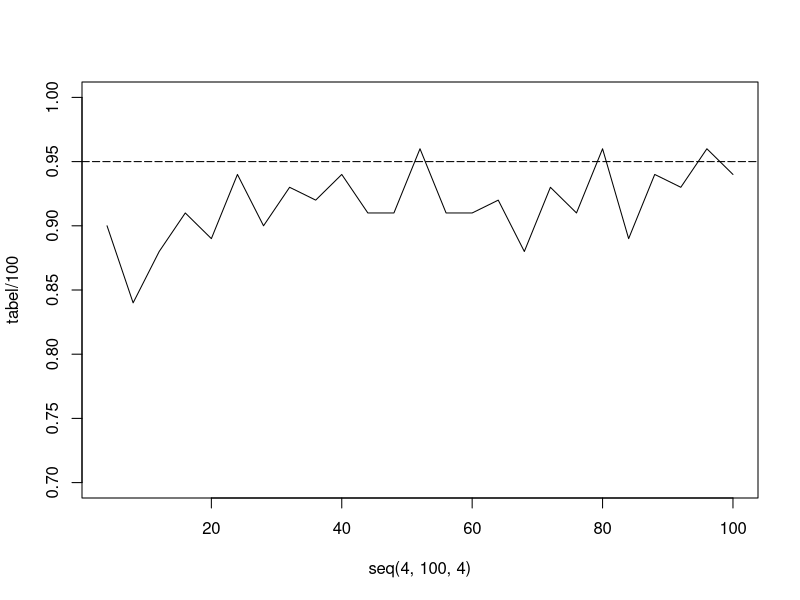

Write the R code that produced this figure.
## ---- chunk 1
set.seed(31415)

for(n in seq(4, 100, 4)){
  stik <- rnorm(n)
  boot_stik <- replicate(n = 10000, {
    ronni <- rnorm(n, mean(stik), sd(stik))
  })
  boot_stik_mean <- apply(boot_stik, 2, mean)
  boot_KI <- quantile(boot_stik_mean, c(0.025, 0.975))
  tf_p <- boot_KI[1]<=0 & boot_KI[2]>=0
  return (tf_p)
}


## ---- chunk 2
sand_middel <- 0

tabel <- c()

for(n in seq(4, 100, 4)){
  res <- replicate(n = 100,{
    stik <- rnorm(n)
    boot_stik <- replicate(n = 100, {
      ronni <- rnorm(n, mean(stik), sd(stik))
    })
    boot_stik_mean <- apply(boot_stik, 2, mean)
    boot_KI <- quantile(boot_stik_mean, c(0.025, 0.975))
    
    # Undersøger om den sande middelværdi er i konfidensintervallet
    tf_p <- boot_KI[1]<=0 & boot_KI[2]>=0
    return(tf_p)
  })
  tabel <- append(tabel, mean(table(res)[2]))
}
tabel
## ---- chunk 3
plot(seq(4,100,4), tabel/100, type = "l", ylim = c(0.7, 1))
abline(h=0.95, lty=5, col="black")
